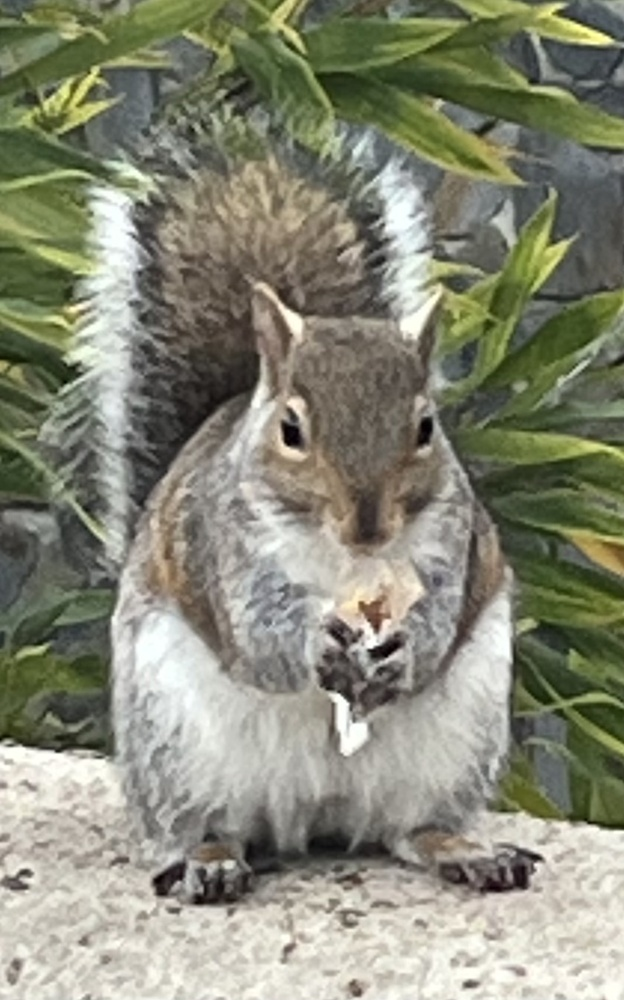
#> input picture hw1/data/sq.jpg, 624 x 1000 px, shrunk from 1068 x 1711 before the run
$ jupyter execute conv.ipynb
#> lines starting #> are read from the running program, lines starting #| are printed output that depends on the picture
[cell 1]
import numpy as np
from scipy.signal import convolve2d
import cv2
import matplotlib.pyplot as plt

[cell 2]
kernel = np.array([
    [  0,  -0.5,  0  ],
    [ -0.5,   1,  -0.5 ],
    [  0,  -0.5,  0  ]
], dtype=np.float32)

[cell 3]
# Load the image in grayscale
image_path = "./data/sq.jpg"
image = cv2.imread(image_path, cv2.IMREAD_GRAYSCALE)
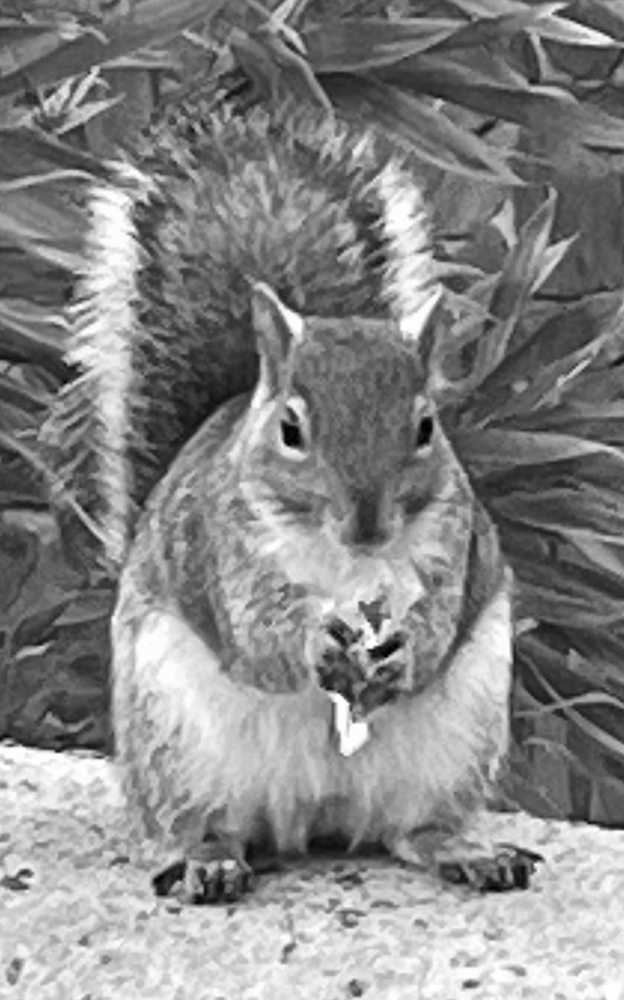
#> image: shape (1000, 624); min 0, max 255, mean 134.5

[cell 4]
# Pad the image with 1 layer of zeros
padded_image = np.pad(image, pad_width=1, mode='constant', constant_values=0)
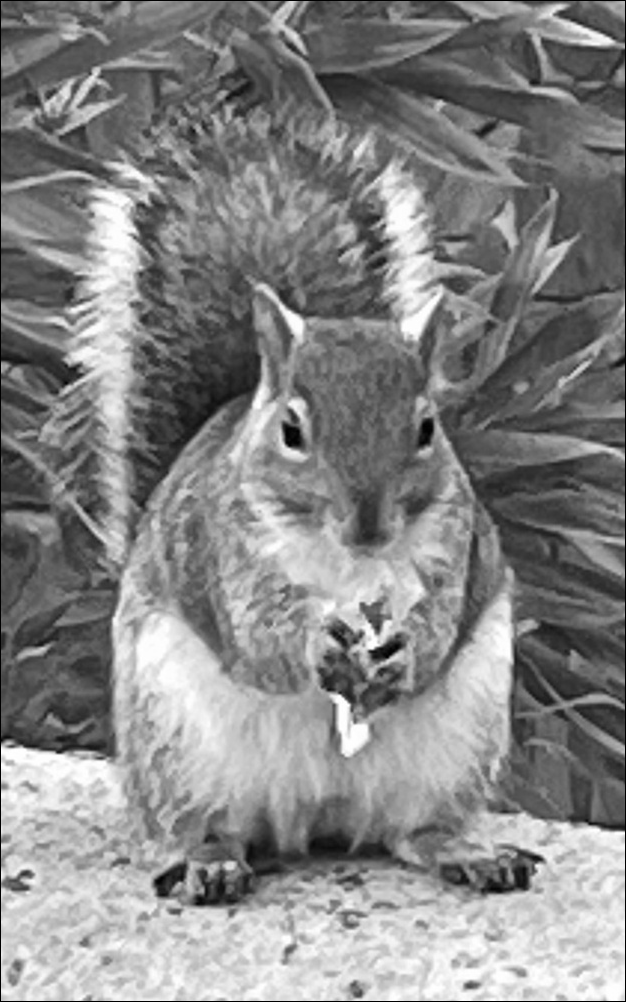
#> padded_image: shape (1002, 626); min 0, max 255, mean 133.8

# Perform 2D convolution
convolved_image = convolve2d(padded_image, kernel, mode='valid')
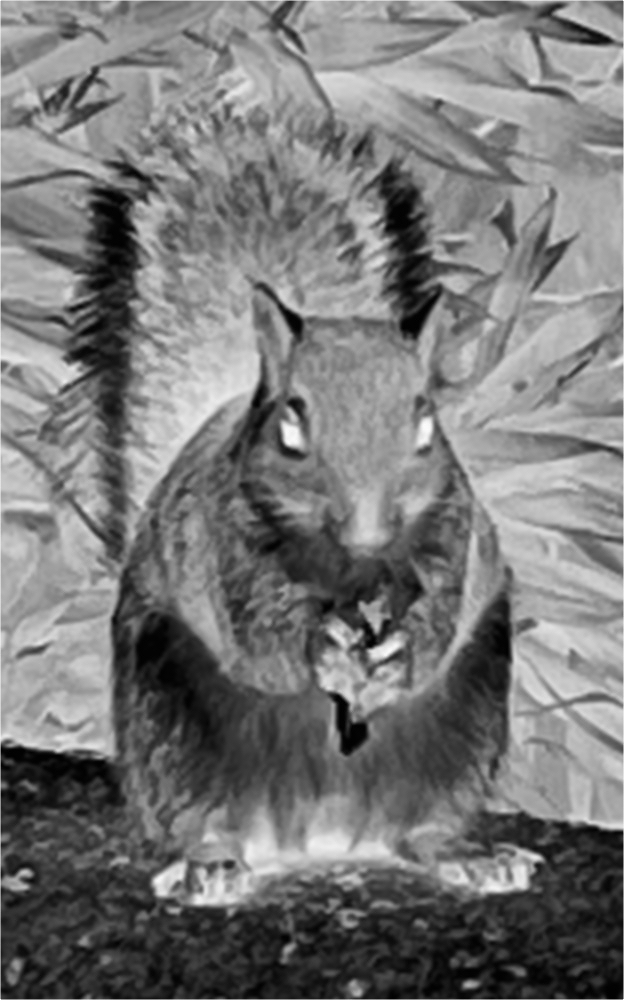
#> convolved_image: shape (1000, 624) float32; min -256.5, max 2.5, mean -134.2; drawn with min black and max white

# Normalize the convolved image
convolved_image -= convolved_image.min()  # Shift minimum value to 0
if convolved_image.max() != 0:  # Prevent division by zero
    convolved_image = (convolved_image / convolved_image.max()) * 255

convolved_image = convolved_image.astype(np.uint8)

[cell 5]
# Display the original and convolved images
fig, axes = plt.subplots(1, 2, figsize=(10, 5))
axes[0].imshow(image, cmap='gray')
axes[0].set_title("Original Image")
axes[0].axis("off")

axes[1].imshow(convolved_image, cmap='gray')
axes[1].set_title("Convolved Image")
axes[1].axis("off")

plt.show()
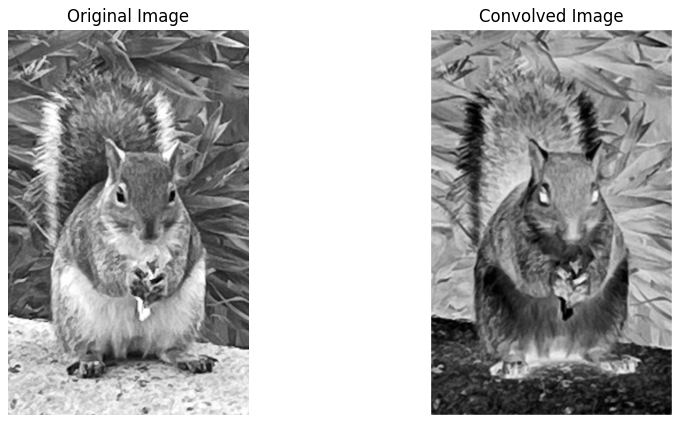
#> figure drawn by matplotlib, 2 panels
